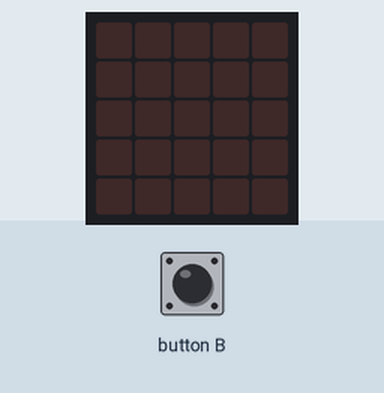
The program below on a simulated BBC micro:bit (MakeCode). Shown: the board's 5×5 LED display. The test bench sets the inputs (shaded band).

Above: at 1.2 s.
1.3 s: button B pressed for 0.15 s
At 1.8 s:
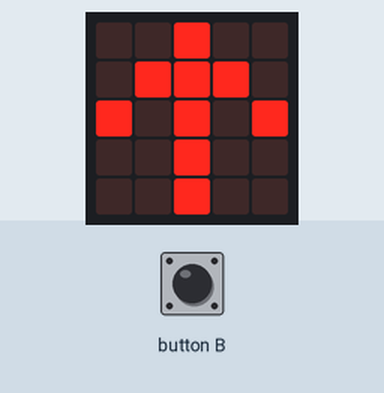
At 10.1 s:
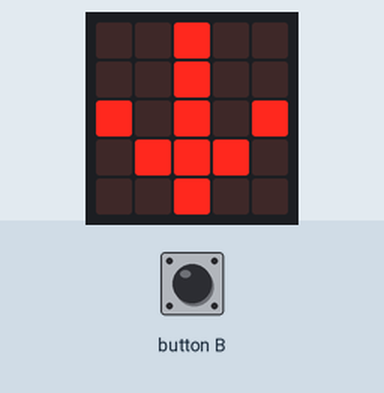
Timing chart, 0 to 10.4 s (numbered marks = the images above; inputs shaded):
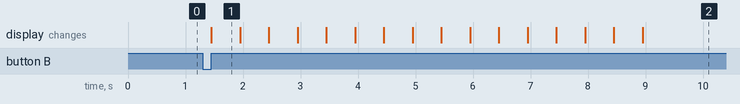

The program:

main.ts
```typescript
input.onButtonPressed(Button.B, function () {
    for (let index = 0; index < 4; index++) {
        basic.showLeds(`
            . . # . .
            . # # # .
            # . # . #
            . . # . .
            . . # . .
            `)
        basic.pause(100)
        basic.showLeds(`
            . . # . .
            . . . # .
            # # # # #
            . . . # .
            . . # . .
            `)
        basic.pause(100)
        basic.showLeds(`
            . . # . .
            . # . . .
            # # # # #
            . # . . .
            . . # . .
            `)
        basic.pause(100)
        basic.showLeds(`
            . . # . .
            . . # . .
            # . # . #
            . # # # .
            . . # . .
            `)
        basic.pause(100)
    }
})
basic.forever(function () {

})
```

test.ts
```typescript
// aquí va el archivo "tests"; esto no se compilará cuando este paquete se utilice como una extensión.
```

Measured:
- after the input at 1.3 s, the display: changes after 0.15 s (image 1)
- what the display in image 1 shows lasts 0.5 s, from 1.5 s to 2.0 s
